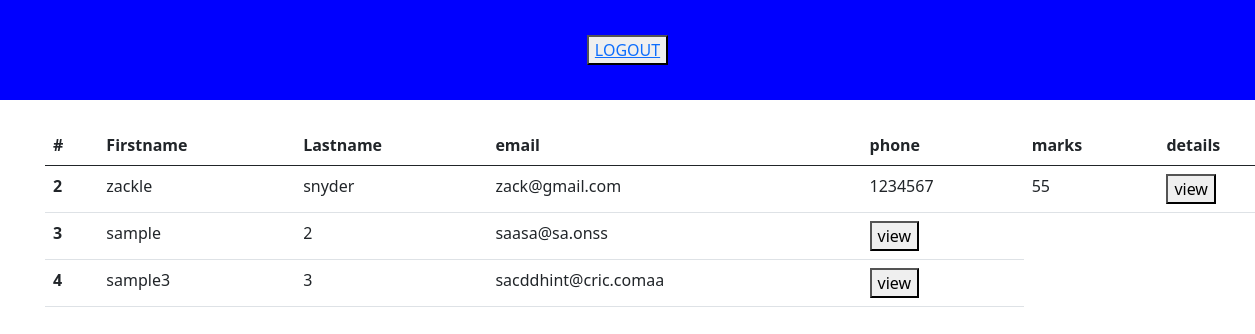
Page /myadmin/adminhome (signed in) on the earlier database version.
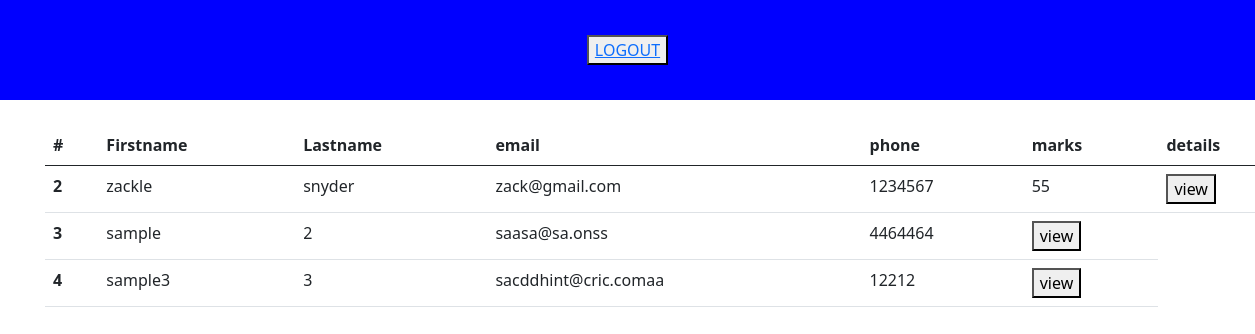
Same page on the later database version.
### accounts/models.py (models this page shows, shortened)
class Account(AbstractBaseUser):
    first_name = models.CharField(max_length=50)
    last_name = models.CharField(max_length=50)
    username = models.CharField(max_length=50, unique=True)
    email = models.EmailField(max_length=100, unique=True)
    phone_number = models.CharField(max_length=50)
    date_joined = models.DateTimeField(auto_now_add=True)
    last_login = models.DateTimeField(auto_now_add=True)
    is_admin = models.BooleanField(default=False)
    is_staff = models.BooleanField(default=False)
    is_active = models.BooleanField(default=True)
    is_superadmin = models.BooleanField(default=False)
    USERNAME_FIELD = "username"
    REQUIRED_FIELDS = ["email", "first_name", "last_name"]
    objects = MyAccountManager()

### student/models.py (models this page shows, shortened)
class StudentProfile(models.Model):
    student=models.ForeignKey(Account, on_delete=models.CASCADE, null=True)
    address=models.TextField(max_length=300, null=True)
    dob=models.DateField(null=True)
    image=models.ImageField(max_length=2500,null=True)
    phone=models.IntegerField(null=True)

### myadmin/models.py (models this page shows, shortened)
class StudentMark(models.Model):
    student=models.ForeignKey(Account, on_delete=models.CASCADE)
    marks=models.IntegerField(null=True)

### myadmin/views.py (the view)
# urls.py: path("adminhome", views.adminHome, name="adminhome"),
def adminHome(request):
    student=Account.objects.all()
    prof = StudentProfile.objects.filter(student=request.user)
    context={
        'students':student,
        'prof':prof
    }
    return render(request,'adminHome.html', context)

### myadmin/templates/adminHome.html (shortened to what this page needs)
<!DOCTYPE html>
<html lang="en">
<head>
    <link href="https://cdn.jsdelivr.net/npm/bootstrap@5.0.2/dist/css/bootstrap.min.css" rel="stylesheet"
>
</head>
<body>
    <header class="header">
        <button class="log">
            <a href="adminout">
                LOGOUT
            </a>
        </button>
    </header>
    <table class="table">
        <thead>
            <tr>
                <th scope="col">#</th>
                <th scope="col">Firstname</th>
                <th scope="col">Lastname</th>
                <th scope="col">email</th>
                <th scope="col">phone</th>
                <th scope="col">marks</th>
                <th scope="col">details</th>
            </tr>
        </thead>
        <tbody>
            {% for st in students%}
            {% if st.is_admin == False %}
            <tr>
                <th scope="row">{{ forloop.counter }} </th>
                <td>{{st.first_name}}</td>
                <td>{{st.last_name}}</td>
                <td>{{st.email}}</td>
                {% for ph in st.studentprofile_set.all %}
                <td>{{ph.phone}}</td>
                {% endfor %}
                {% for mk in st.studentmark_set.all %}
                <td>{{mk.marks}}</td>
                {%endfor %}
                <td>
                    <button>
                        view
                    </button>
                </td>
            </tr>
            {% endif %}
            {% endfor %}
        </tbody>
    </table>
</body>
</html>

### myadmin/templates/adminHome.html (style rules this page uses)
.header { width: 100%; height: 100px; background-color: blue; display: flex; align-items: center; justify-content: center; }
.table { margin: 25px 45px 40px 45px; margin-right: 150px; }

Differences in the rows shown:
added StudentProfile: phone "4464464", shown under Account "sample"
added StudentProfile: phone "12212", shown under Account "sample3"
